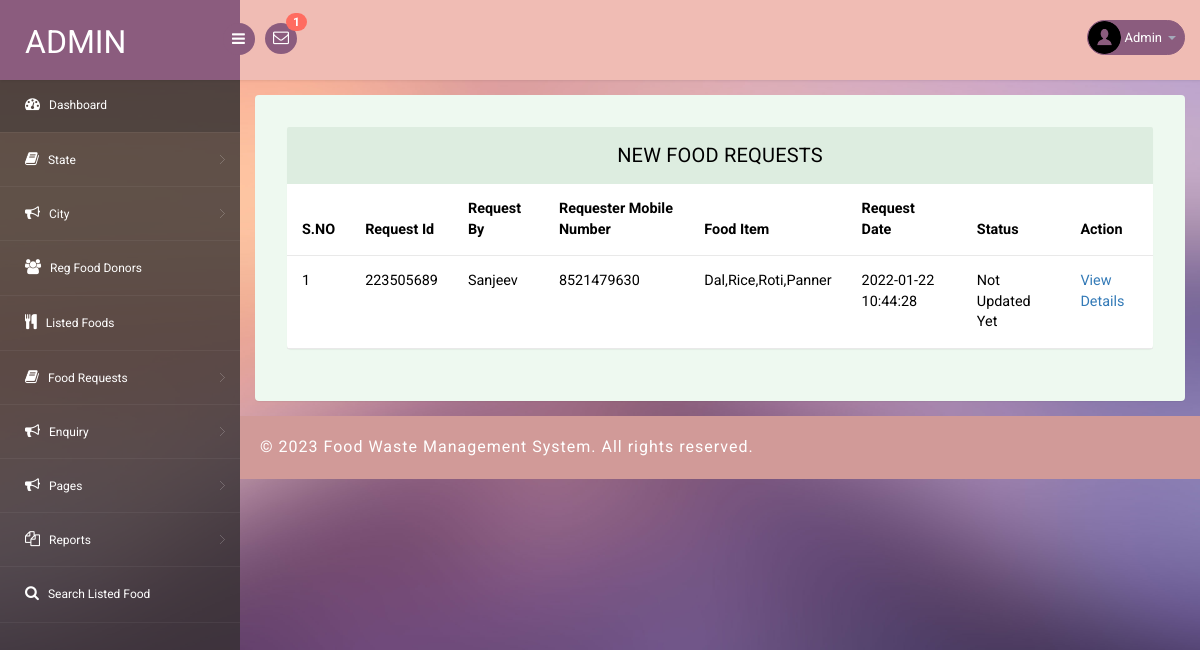
Screenshot of /fwms/admin/new-requests.php (signed in) with the database file from the repository.
### tables this page shows
CREATE TABLE `tblfoodrequests` (
  `id` int(11) NOT NULL,
  `requestNumber` bigint(12) DEFAULT NULL,
  `foodId` int(1) DEFAULT NULL,
  `fullName` varchar(150) DEFAULT NULL,
  `mobileNumber` bigint(12) DEFAULT NULL,
  `message` mediumtext DEFAULT NULL,
  `requestDate` timestamp NULL DEFAULT current_timestamp(),
  `status` varchar(120) DEFAULT NULL,
  `donorRemark` mediumtext DEFAULT NULL,
  `requestCompletionDate` timestamp NULL DEFAULT NULL ON UPDATE current_timestamp()
);

CREATE TABLE `tblfood` (
  `ID` int(10) NOT NULL,
  `DonorID` int(10) DEFAULT NULL,
  `foodId` int(10) DEFAULT NULL,
  `FoodItems` mediumtext DEFAULT NULL,
  `StateName` varchar(200) DEFAULT NULL,
  `CityName` varchar(200) DEFAULT NULL,
  `Description` mediumtext DEFAULT NULL,
  `PickupDate` varchar(200) DEFAULT NULL,
  `PickupAddress` mediumtext DEFAULT NULL,
  `ContactPerson` varchar(200) DEFAULT NULL,
  `CPMobNumber` bigint(10) DEFAULT NULL,
  `Image` varchar(200) DEFAULT NULL,
  `CreationDate` timestamp NULL DEFAULT current_timestamp(),
  `UpdationDate` timestamp NULL DEFAULT NULL ON UPDATE current_timestamp()
);

### fwms/admin/new-requests.php (the view, shortened to what this page needs)
<?php
include('includes/dbconnection.php');
if (strlen($_SESSION['pgasaid']==0)) {
  header('location:logout.php');
  } else{
?>
<!DOCTYPE html>
<head>
<link rel="stylesheet" href="css/bootstrap.min.css" >
<link href="css/style.css" rel='stylesheet' type='text/css' />
<link href="css/style-responsive.css" rel="stylesheet"/>
<link rel="stylesheet" href="css/font.css" type="text/css"/>
<link href="css/font-awesome.css" rel="stylesheet">
</head>
<body>
<section id="container">
<?php include_once('includes/header.php');?>
<?php include_once('includes/sidebar.php');?>
<section id="main-content">
	<section class="wrapper">
		<div class="table-agile-info">
 <div class="panel panel-default">
    <div class="panel-heading">
     New Food Requests
    </div>
    <div>
      <table class="table" ui-jq="footable" ui-options='{
        "paging": {
          "enabled": true
        },
        "filtering": {
          "enabled": true
        },
        "sorting": {
          "enabled": true
        }}'>
        <thead>
          <tr>
            <th data-breakpoints="xs">S.NO</th>
            <th>Request Id</th>
            <th>Request By</th>
            <th>Requester Mobile Number</th>
            <th>Food Item</th>
            <th>Request Date</th>
            <th>Status</th>
            <th data-breakpoints="xs">Action</th>
          </tr>
        </thead>
        <tbody>
        <?php
$ret=mysqli_query($con,"select tblfoodrequests.id as frid,tblfood.ID as foodid,tblfood.FoodItems,tblfoodrequests.requestNumber,tblfoodrequests.fullName,tblfoodrequests.mobileNumber,tblfoodrequests.message,tblfoodrequests.requestDate,tblfoodrequests.status from
tblfoodrequests
 join tblfood  on tblfood.ID=tblfoodrequests.foodId where (tblfoodrequests.status is null || tblfoodrequests.status='')");
$cnt=1;
$count=mysqli_num_rows($ret);
if($count>0){
while ($row=mysqli_fetch_array($ret)) {
?>
          <tr data-expanded="true">
            <td><?php echo $cnt;?></td>
              <td><?php  echo $row['requestNumber'];?></td>
                  <td><?php  echo $row['fullName'];?></td>
                  <td><?php  echo $row['mobileNumber'];?></td>
                  <td><?php  echo $row['FoodItems'];?></td>
                  <td><?php  echo $row['requestDate'];?></td>
                   <?php if($row['status']==""){ ?>
                     <td class="font-w600"><?php echo "Not Updated Yet"; ?></td>
                     <?php } else { ?>
                      <td><?php  echo $row['status'];?></td><?php } ?>
                  <td><a href="view-requestdetails.php?frid=<?php echo $row['frid'];?>">View Details</a></td>
                </tr>
                <?php
$cnt=$cnt+1;
}} else {?>
<tr>
  <td colspan="9" style="color:red">No Record Found</td>
</tr>
<?php } ?>
 </tbody>
            </table>
    </div>
  </div>
</div>
</section>
		 <?php include_once('includes/footer.php');?>
</section>
</section>
</body>
</html>
<?php }  ?>

### fwms/admin/includes/header.php (shortened to what this page needs)
<?php
include('includes/dbconnection.php');
?>
<header class="header fixed-top clearfix">
<div class="brand">
    <a href="dashboard.php" class="logo">
        Admin
    </a>
    <div class="sidebar-toggle-box">
        <div class="fa fa-bars"></div>
    </div>
</div>
<div class="nav notify-row" id="top_menu">
    <ul class="nav top-menu">
                <?php
$ret1=mysqli_query($con,"select tblfoodrequests.id,fullName,requestNumber    from tblfoodrequests
 join tblfood  on tblfood.ID=tblfoodrequests.foodId
 where   (tblfoodrequests.status is null || tblfoodrequests.status='')");
$num=mysqli_num_rows($ret1);
?>
        <li id="header_inbox_bar" class="dropdown">
            <a data-toggle="dropdown" class="dropdown-toggle" href="#">
                <i class="fa fa-envelope-o"></i>
                <span class="badge bg-important"><?php echo $num;?></span>
            </a>
        </li>
    </ul>
</div>
<div class="top-nav clearfix">
    <ul class="nav pull-right top-menu">
        <li class="dropdown">
            <a data-toggle="dropdown" class="dropdown-toggle" href="#">
                <?php
$adid=$_SESSION['pgasaid'];
$ret=mysqli_query($con,"select AdminName from tbladmin where ID='$adid'");
$row=mysqli_fetch_array($ret);
$name=$row['AdminName'];
?>
                <img alt="" src="images/2.png">
                <span class="username"><?php echo $name; ?></span>
                <b class="caret"></b>
            </a>
        </li>
    </ul>
</div>
</header>

### fwms/admin/css/style.css (style rules this page uses)
ul, ol { margin: 0; }
html, body { font-family: 'Roboto', sans-serif; font-size: 100%; overflow-x: hidden; background: url(../images/bg.jpg) no-repeat 0px 0px; background-size:cover; }
body a { transition: 0.5s all ease; -webkit-transition: 0.5s all ease; -moz-transition: 0.5s all ease; -o-transition: 0.5s all ease; -ms-transition: 0.5s all ease; text-decoration:none; }
ul,label { margin:0; padding:0; }
#main-content { margin-left:240px; -webkit-transition:all .3s ease-in-out; -moz-transition:all .3s ease-in-out; -o-transition:all .3s ease-in-out; transition:all .3s ease-in-out; }
.header { left:0; right:0; z-index:1002; background:rgb(240, 188, 180); -webkit-transition:all .3s ease-in-out; -moz-transition:all .3s ease-in-out; -o-transition:all .3s ease-in-out; transition:all .3s ease-in-out; }
.fixed-top { position:fixed; box-shadow:1px 0 3px rgba(0,0,0,.15); }
.wrapper { display:inline-block; margin-top:80px; padding:15px; width:100%; }
.brand { background:#8b5c7e; float:left; width:240px; height:80px; position:relative; }
a.logo { font-size:32px; color:#fff; float:left; margin:20px 0 0 25px; text-transform:uppercase; }
#top_menu .nav>li,ul.top-menu>li { float:left; }
.notify-row { float:left; margin-top:23px; margin-left:25px; }
ul.top-menu { margin-right:15px; margin-top: 0; }
ul.top-menu > li > a { color: #fff; font-size: 16px; background: #8b5c7e; padding: 4px 8px; margin-right: 15px; border-radius: 50%; -webkit-border-radius: 50%; padding-right: 8px !important; }
.notify-row .badge { position:absolute; right:-10px; top:-10px; z-index:100; }
.top-nav { margin-top:20px; }
.top-nav img { border-radius:50%; -webkit-border-radius:50%; width:33px; }
.top-nav .username { font-size:13px; color:#fff; }
.top-nav ul.top-menu>li>a { border-radius: 100px; -webkit-border-radius: 100px; padding: 0px; background: none; margin-right: 0; border: 1px solid #8b5c7e; background: #8b5c7e; }
.top-nav ul.top-menu>li { margin-left:10px; }
.top-nav .nav .caret { border-bottom-color:#A4AABA; border-top-color:#A4AABA; }
.sidebar-toggle-box { float:left; margin-top:23px; margin-left:-15px; background:#8b5c7e; border-radius:50%; -webkit-border-radius:50%; width:32px; height:32px; position:absolute; right:-15px; }
.sidebar-toggle-box .fa-bars { cursor:pointer; display:inline-block; font-size:15px; padding:8px 8px 8px 9px; color:#fff; }
.panel-heading { position: relative; height: 57px; line-height: 57px; letter-spacing: 0.2px; color: #000; font-size: 18px; font-weight: 400; padding: 0 16px; background:#ddede0; border-top-right-radius: 2px; border-top-left-radius: 2px; text-transform: uppercase; text-align: center; }
.panel { border: none ! important; }
.table>thead>tr>th { border-bottom: 1px solid #e1ab91 ! important; }
.table>tbody>tr>td, .table>tbody>tr>th, .table>tfoot>tr>td, .table>tfoot>tr>th, .table>thead>tr>td, .table>thead>tr>th { border-bottom: 1px solid #e9e9e9 ! important; }
.table > thead > tr > th, .table > tbody > tr > th, .table > tfoot > tr > th, .table > thead > tr > td, .table > tbody > tr > td, .table > tfoot > tr > td { border-top: none !important; }
.table td, .table>tbody>tr>td, .table>tbody>tr>th, .table>tfoot>tr>td, .table>tfoot>tr>th, .table>thead>tr>td, .table>thead>tr>th { padding: 15px!important; }
.table > thead > tr > th, .table > tbody > tr > th, .table > tfoot > tr > th, .table > thead > tr > td, .table > tbody > tr > td, .table > tfoot > tr > td { font-size: 0.9em; color: #000; border-top: none !important; }
.table-agile-info { background: #eef9f0; padding: 2em; border-radius: 4px; -webkit-box-shadow: 0 1px 1px rgba(0,0,0,.05); box-shadow: 0 1px 1px rgba(0,0,0,.05); }
.panel-default>.panel-heading { color: #000000 ! important; background-color: #ddede0 ! important; border-color: #ddede0 ! important; font-size: 20px; }
.badge.bg-important { background: #ff6c60; }

### rows the page displays
tblfoodrequests: requestNumber "223505689", fullName "Sanjeev", mobileNumber "8521479630", foodId.FoodItems "Dal,Rice,Roti,Panner", requestDate "2022-01-22 10:44:28", shows "Not Updated Yet"

### other values shown
$num "1"
$name "Admin"
